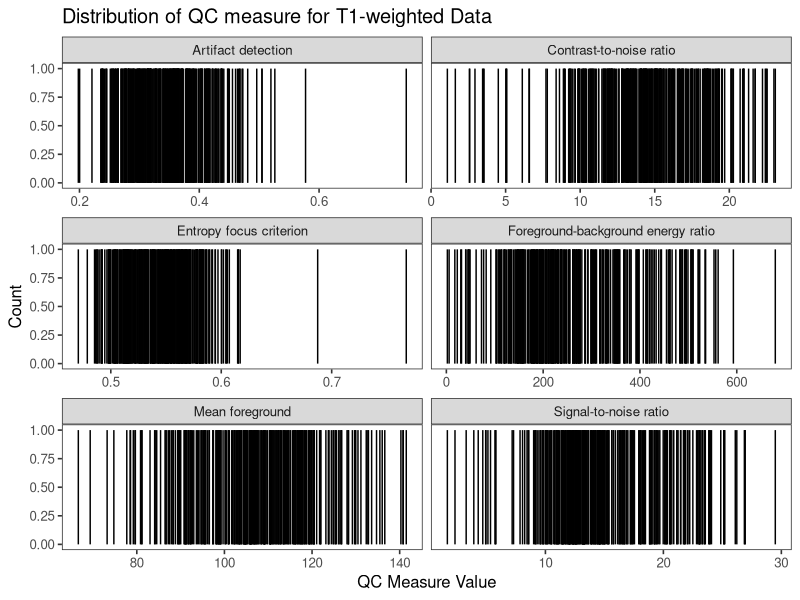
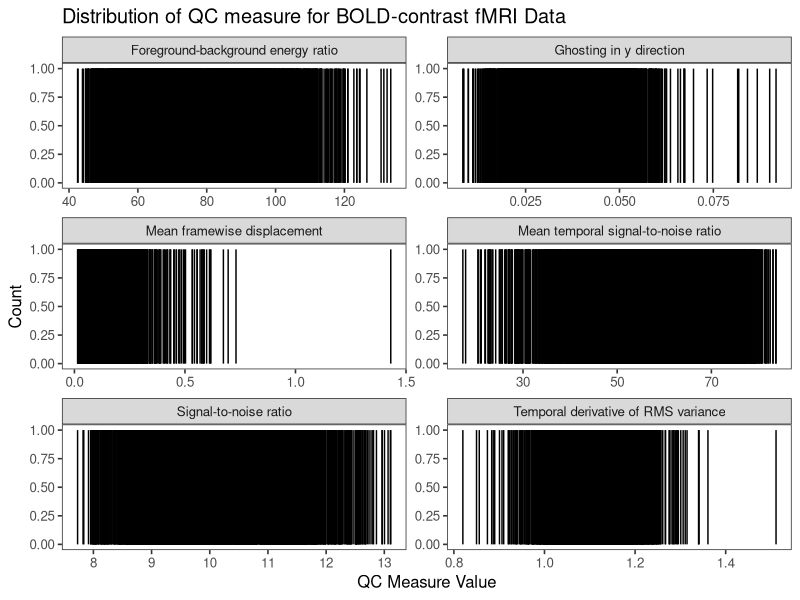
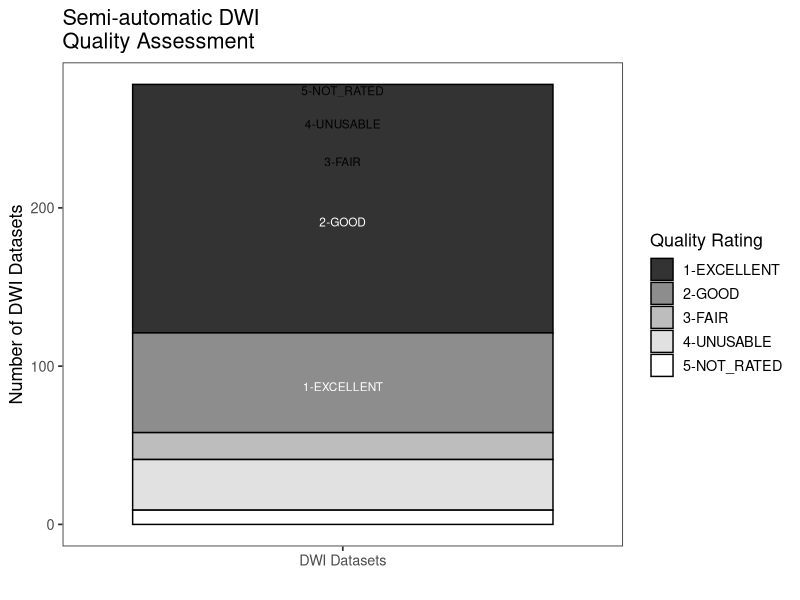
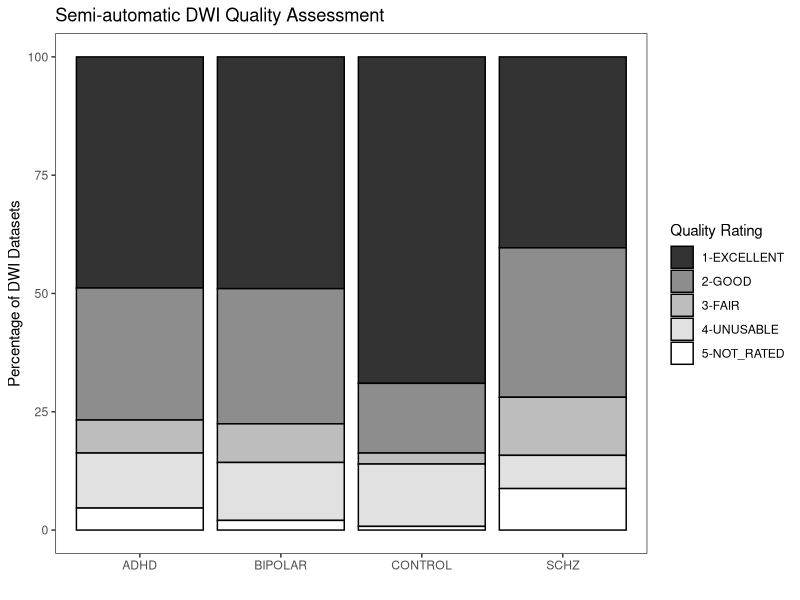
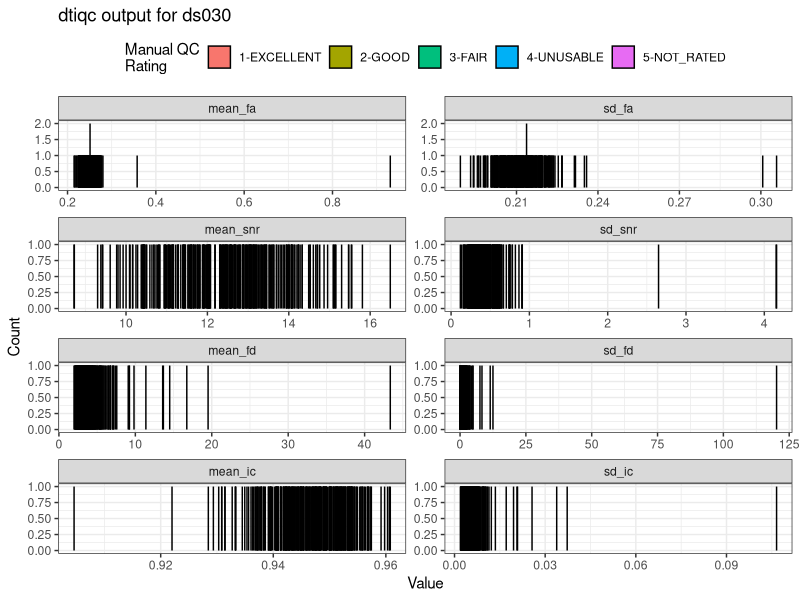
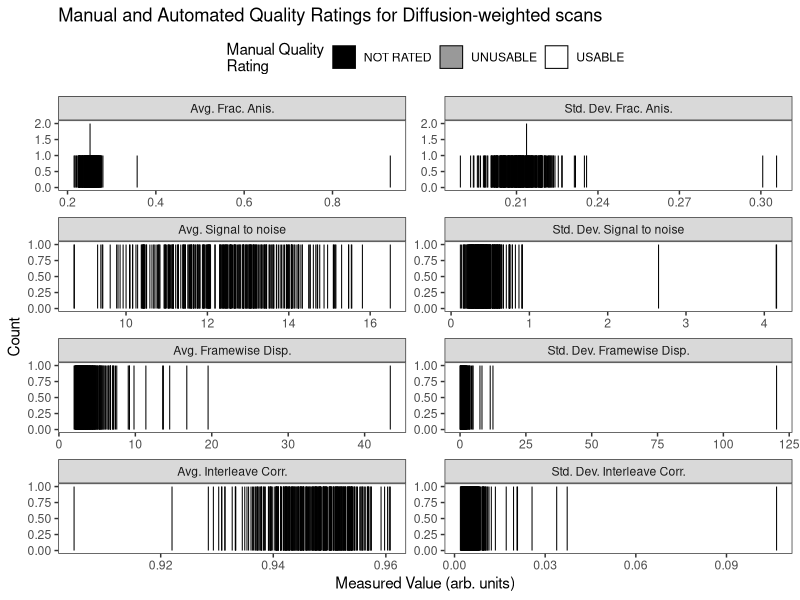

R code for these plots, in order:
## ---- chunk 1
knitr::opts_chunk$set(echo = TRUE)
library(ggplot2)
library(reshape2)
library(plyr)
library(knitr)
## ---- chunk 2
aMRIQC <- read.csv("mriqcp_3b4ae89/aMRIQC.csv")
## ---- chunk 3
names(aMRIQC)
## ---- chunk 4
aMRIQC.m <- melt(aMRIQC, id.vars=c("subject", "session", "scan"), 
                 measure.vars=c("snr", "cnr", "fber", "efc", "qi1", "fg_mean"))
aMRIQC.m$variable <- as.character(aMRIQC.m$variable)
aMRIQC.m$var_long <- rep(NA, nrow(aMRIQC.m))
aMRIQC.m$var_long[aMRIQC.m$variable == 'fber'] <- 'Foreground-background energy ratio'
aMRIQC.m$var_long[aMRIQC.m$variable == 'fg_mean'] <- 'Mean foreground'
aMRIQC.m$var_long[aMRIQC.m$variable == 'efc'] <- 'Entropy focus criterion'
aMRIQC.m$var_long[aMRIQC.m$variable == 'qi1'] <- 'Artifact detection'
aMRIQC.m$var_long[aMRIQC.m$variable == 'cnr'] <- 'Contrast-to-noise ratio'
aMRIQC.m$var_long[aMRIQC.m$variable == 'snr'] <- 'Signal-to-noise ratio'
## ---- chunk 5
p <- ggplot(aMRIQC.m, aes(x=value)) +
  geom_bar(fill="#CECECE", color="black", size=0.5) + 
  facet_wrap(~var_long, scale='free_x', ncol=2) + 
  theme_bw(base_size=12) + theme(panel.grid=element_blank()) +
  labs(x="QC Measure Value", y="Count", 
       title="Distribution of QC measure for T1-weighted Data")
#ggsave(filename='Figure_X_amriqc_selected.pdf', w=8, h=4.5, plot=p)
print(p)
## ---- chunk 6
fMRIQC <- read.csv("mriqcp_3b4ae89/fMRIQC.csv")
## ---- chunk 7
names(fMRIQC)
## ---- chunk 8
fMRIQC.m <- melt(fMRIQC, id.vars=c("subject", "session", "scan"), 
                 measure.vars=c("fber", "dvars", "ghost_y", "mean_fd", "m_tsnr", "snr"))
fMRIQC.m$variable <- as.character(fMRIQC.m$variable)
fMRIQC.m$var_long <- rep(NA, nrow(fMRIQC.m))
fMRIQC.m$var_long[fMRIQC.m$variable == 'fber'] <- 'Foreground-background energy ratio'
fMRIQC.m$var_long[fMRIQC.m$variable == 'dvars'] <- 'Temporal derivative of RMS variance'
fMRIQC.m$var_long[fMRIQC.m$variable == 'ghost_y'] <- 'Ghosting in y direction'
fMRIQC.m$var_long[fMRIQC.m$variable == 'mean_fd'] <- 'Mean framewise displacement'
fMRIQC.m$var_long[fMRIQC.m$variable == 'm_tsnr'] <- 'Mean temporal signal-to-noise ratio'
fMRIQC.m$var_long[fMRIQC.m$variable == 'snr'] <- 'Signal-to-noise ratio'
## ---- chunk 9
p <- ggplot(fMRIQC.m, aes(x=value)) + 
  geom_bar(fill="#CECECE", color="black") + 
  facet_wrap(~var_long, scale='free', ncol=2) + 
  theme_bw(base_size=12) + theme(panel.grid=element_blank()) +
  labs(x="QC Measure Value", y="Count", 
       title="Distribution of QC measure for BOLD-contrast fMRI Data")
#ggsave(filename='Figure_X_amriqc_selected.pdf', w=8, h=4.5, plot=p)
print(p)
## ---- chunk 10
dti <- read.delim("ds030_dtiqa_fa_md_compiled.tsv")
dti$study_group <- gsub("^sub-([0-9]).+", "\\1-Series", as.character(dti$subject))
dti$study_group[dti$study_group == '1-Series'] <- "CONTROL"
dti$study_group[dti$study_group == '5-Series'] <- "SCHZ"
dti$study_group[dti$study_group == '6-Series'] <- "BIPOLAR"
dti$study_group[dti$study_group == '7-Series'] <- "ADHD"
kable(dti[1:5,], caption="Structure of `ds030_dtiqa_fa_md_compiled.tsv`")
## ---- chunk 11
dtiqc <- read.delim("ds030_dtiqa_compiled.tsv", stringsAsFactors=FALSE)
kable(dtiqc[c(1,2,3,4,100,300,400,10000),], digits=3, 
      caption="Structure of `ds030_dtiqa_compiled.tsv`")
## ---- chunk 12
dtiqc.summary <- ddply(dtiqc, .(subject), summarize, 
                       mean_snr=mean(snr), sd_snr=sd(snr), 
                       mean_fd=mean(fd), sd_fd=sd(fd), 
                       mean_ic=mean(interleave_corr), sd_ic=sd(interleave_corr))
kable(dtiqc.summary[1:5,], digits=3, caption="Summary mean and std. dev for automated QC measures.")
## ---- chunk 13
CNP_DTI_QA <- read.delim("CNP_DTI_QA - Sheet1.tsv", na.strings=c(""), 
                         stringsAsFactors=FALSE)
names(CNP_DTI_QA)[1] <- "subject_num"
names(CNP_DTI_QA)[2] <- "subject_num_func"
CNP_DTI_QA$subject <- sprintf("sub-%d", CNP_DTI_QA$subject_num)
kable(t(CNP_DTI_QA[c(2,7,212),]), caption="Manual ratings from `CNP_DTI_QA - Sheet1.tsv` (transposed).")
## ---- chunk 14
dti.merged <- (merge(CNP_DTI_QA, dti, by=c("subject"), all=T))
# fix typo
dti.merged$ImgA_DTI_QA_S[dti.merged$ImgA_DTI_QA_S == "4-UNSUABLE"] <- "4-UNUSABLE"
dti.merged$ImgA_DTI_QA_S <- as.character(dti.merged$ImgA_DTI_QA_S)
# case where there is data but no rating...
dti.merged$ImgA_DTI_QA_S[! is.na(dti.merged$mean_fa) & dti.merged$ImgA_DTI_QA_S == '0-NO_DATA'] <- '5-NOT_RATED'
# seriously, there are not rated
dti.merged$ImgA_DTI_QA_S[is.na(dti.merged$ImgA_DTI_QA_S)] <- '5-NOT_RATED'
# get rid of any hitchhikers riding in from manual QC data whoare not in ds030 proper.
dti.merged <- dti.merged[!is.na(dti.merged$study_group),]
kable(t(dti.merged[c(2,7,212),]), caption="Manual ratings merged with mean FA, MD, etc.")
## ---- chunk 15
sz <- 3
p <- ggplot(dti.merged, aes(x=factor("DWI Datasets")))
p + geom_bar(color='black', aes(fill=ImgA_DTI_QA_S)) + 
  scale_fill_grey(start=0.2, end=1.0) + 
  theme_bw(base_size=13) + theme(panel.grid=element_blank()) + 
  # turn off the guide if desired
  #guides(fill=FALSE) +
  labs(x="", y="Number of DWI Datasets", fill="Quality Rating", 
       title="Semi-automatic DWI\nQuality Assessment") + 
  annotate(geom='text', x=1, y=258-5, label='4-UNUSABLE', size=sz) + 
  annotate(geom='text', x=1, y=234-5, label='3-FAIR', size=sz) + 
  annotate(geom='text', x=1, y=196-5, label='2-GOOD', color='white', size=sz) + 
  annotate(geom='text', x=1, y=92-5, label='1-EXCELLENT', color='white', size=sz) + 
  annotate(geom='text', x=1, y=279-5, label='5-NOT_RATED', size=sz)
## ---- chunk 16
qa.totals <- ddply(transform(dti.merged, count=1), 
                   .(study_group, ImgA_DTI_QA_S), 
                   summarize, total=sum(count))
qa.totals.sub <- ddply(transform(dti.merged, count=1), 
                       .(study_group), summarize, total=sum(count))
qa.totals.merged <-merge(qa.totals, qa.totals.sub, by=c('study_group'))
qa.totals.merged$percentage <- qa.totals.merged$total.x/qa.totals.merged$total.y * 100

p <- ggplot(qa.totals.merged, aes(x=factor(study_group), y=percentage))
p + geom_bar(stat='identity', color='black', aes(fill=ImgA_DTI_QA_S)) + 
  scale_fill_grey(start=0.2, end=1.0) + 
  theme_bw() + theme(panel.grid=element_blank()) + 
  labs(x="", y="Percentage of DWI Datasets", fill="Quality Rating", 
       title="Semi-automatic DWI Quality Assessment") 
## ---- chunk 17
`%notin%` <- function(x,y) !(x %in% y) 
dti.all <- merge(dti.merged, dtiqc.summary)
kable(t(dti.all[c(2,7,212),]), caption="Structure of kitchen sink data frame.")
## ---- chunk 18
dti.all.m <- melt(dti.all, 
                  id.vars=c("subject", "ImgA_DTI_QA_S", "ImgA_FLAG_DTI_S"), 
                  measure.vars=c("mean_fa", "sd_fa", "mean_md", "sd_md", "mean_snr", 
                                 "sd_snr", "mean_fd", "sd_fd", "mean_ic", "sd_ic"))
## ---- chunk 19
dti.all.m$Usability <- rep(NA, nrow(dti.all.m))
dti.all.m$Usability[dti.all$ImgA_DTI_QA_S == "4-UNUSABLE"] <- "UNUSABLE"
dti.all.m$Usability[dti.all$ImgA_DTI_QA_S != "4-UNUSABLE"] <- "USABLE"
dti.all.m$Usability[dti.all$ImgA_DTI_QA_S == "5-NOT_RATED"] <- "NOT RATED"
dti.all.m <- dti.all.m[dti.all.m$variable %notin% c('mean_md', 'sd_md'),]
# well, ok.
dti.all.m$Measure <- sub('fd', 'Framewise Disp.', 
                         sub('ic', 'Interleave Corr.', 
                             sub('snr', 'Signal to noise', 
                                 sub('fa', 'Frac. Anis.', 
                                     sub('sd_', 'Std. Dev. ', 
                                         sub('mean_', 'Avg. ', dti.all.m$variable))))))
# this imposes an ordering on them for when they're faceted in the plot.
dti.all.m$Measure <- factor(dti.all.m$Measure, levels=c("Avg. Frac. Anis.", 
                            "Std. Dev. Frac. Anis.", 
                            "Avg. Signal to noise", 
                            "Std. Dev. Signal to noise",
                            "Avg. Framewise Disp.",
                            "Std. Dev. Framewise Disp.", 
                            "Avg. Interleave Corr.",
                            "Std. Dev. Interleave Corr."))
kable(t(dti.all.m[c(1, 500, 1000),]), 
      caption="Manual ratings merged with mean FA, MD, etc.")
## ---- chunk 20
p <- ggplot(dti.all.m, aes(x=value)) + 
  geom_bar(aes(fill=ImgA_DTI_QA_S), color='black') + 
  facet_wrap(~variable, scale='free', ncol=2) + theme_bw() + 
  theme(legend.position="top") +
  labs(x="Value", y="Count", title="dtiqc output for ds030",fill='Manual QC\nRating')
p
## ---- chunk 21
colors <- c('#000000', '#999999', '#ffffff')
p <- ggplot(dti.all.m, aes(x=value)) +
  geom_bar(aes(fill=Usability), color='#000000', size=0.35) + 
  facet_wrap(~Measure, scale='free', ncol=2) + 
  theme_bw() + theme(panel.grid=element_blank(), legend.position="top") +
  scale_fill_manual(values=colors) + 
  labs(x="Measured Value (arb. units)", y="Count",
       title="Manual and Automated Quality Ratings for Diffusion-weighted scans",
       fill='Manual Quality\nRating')
p
